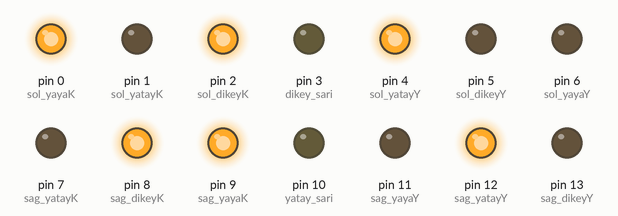
Bench run of a sketch on a simulated Arduino Uno, built with avr-gcc and run on an emulated ATmega328P. Shown: output pins drawn as LEDs (lit = HIGH).

Above: at 1.5 s.
At 5.9 s:
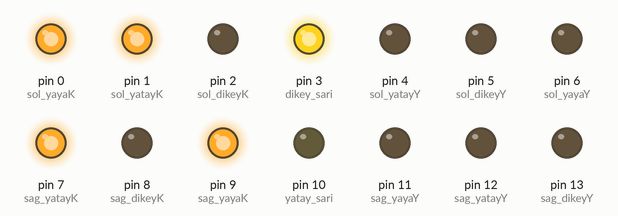
At 7.7 s:
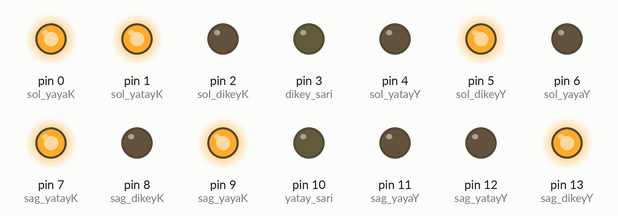
At 10.8 s:
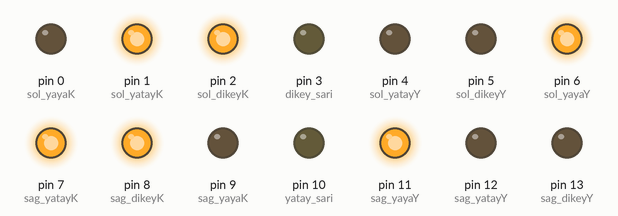
At 15.7 s:
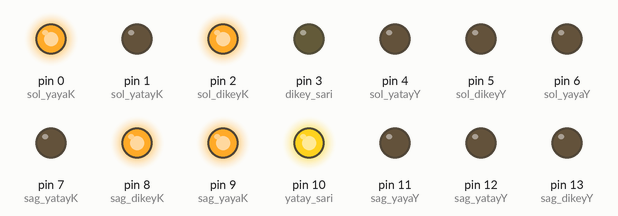
Timing chart, 0 to 16.1 s (numbered marks = the images above):
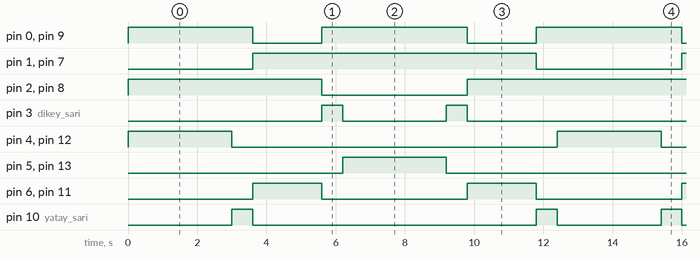

The sketch:

arducode.ino
```cpp
int sag_yayaY=11;
int sag_dikeyY=13;
int sag_yatayY=12;
int sag_yayaK=9;
int sag_yatayK=7;
int yatay_sari=10;
int sag_dikeyK=8;
int sol_dikeyK=2;
int dikey_sari=3;
int sol_yatayK=1;
int sol_yayaY=6;
int sol_yayaK=0;
int sol_dikeyY=5;
int sol_yatayY=4;


void setup() {
 pinMode (sag_yayaY,OUTPUT);

 pinMode (sag_dikeyY,OUTPUT);
 pinMode (sag_yatayY,OUTPUT);
 pinMode (sag_yayaK,OUTPUT);
 pinMode (sag_yatayK,OUTPUT);
 pinMode (dikey_sari,OUTPUT);
 pinMode (sag_dikeyK,OUTPUT);
 pinMode (sol_dikeyK,OUTPUT);
 pinMode (yatay_sari,OUTPUT);
 pinMode (sol_yatayK,OUTPUT);
 pinMode (sol_yayaY,OUTPUT);
 pinMode (sol_yayaK,OUTPUT);
 pinMode (sol_dikeyY,OUTPUT);
 pinMode (sol_yatayY,OUTPUT);


}
void loop() {
 //1.DURUM
 digitalWrite (sag_yatayY,HIGH);
 digitalWrite (sag_yatayK,LOW);
 digitalWrite (sag_dikeyY,LOW);
 digitalWrite (sag_dikeyK,HIGH);
 digitalWrite (sag_yayaY,LOW);
 digitalWrite (sag_yayaK,HIGH);

 digitalWrite (yatay_sari,LOW);
 digitalWrite (dikey_sari,LOW);

 digitalWrite (sol_yatayY,HIGH);
 digitalWrite (sol_yatayK,LOW);

 digitalWrite (sol_dikeyY,LOW);
 digitalWrite (sol_dikeyK,HIGH);
 digitalWrite (sol_yayaY,LOW);
 digitalWrite (sol_yayaK,HIGH);

 delay(3000);
 //2.DURUM
 digitalWrite (sag_yatayY,LOW);
 digitalWrite (sag_yatayK,LOW);
 digitalWrite (sag_dikeyY,LOW);
 digitalWrite (sag_dikeyK,HIGH);
 digitalWrite (sag_yayaY,LOW);
 digitalWrite (sag_yayaK,HIGH);

 digitalWrite (yatay_sari,HIGH);
 digitalWrite (dikey_sari,LOW);

 digitalWrite (sol_yatayY,LOW);
 digitalWrite (sol_yatayK,LOW);
 digitalWrite (sol_dikeyY,LOW);
 digitalWrite (sol_dikeyK,HIGH);
 digitalWrite (sol_yayaY,LOW);
 digitalWrite (sol_yayaK,HIGH);

 delay(600);
 //3.DURUM
 digitalWrite (sag_yatayY,LOW);
 digitalWrite (sag_yatayK,HIGH);
 digitalWrite (sag_dikeyY,LOW);
 digitalWrite (sag_dikeyK,HIGH);
 digitalWrite (sag_yayaY,HIGH);
 digitalWrite (sag_yayaK,LOW);


 digitalWrite (yatay_sari,LOW);
 digitalWrite (dikey_sari,LOW);

 digitalWrite (sol_yatayY,LOW);
 digitalWrite (sol_yatayK,HIGH);
 digitalWrite (sol_dikeyY,LOW);
 digitalWrite (sol_dikeyK,HIGH);
 digitalWrite (sol_yayaY,HIGH);
 digitalWrite (sol_yayaK,LOW);

 delay(2000);
 //4.DURUM
 digitalWrite (sag_yatayY,LOW);
 digitalWrite (sag_yatayK,HIGH);
 digitalWrite (sag_dikeyY,LOW);
 digitalWrite (sag_dikeyK,LOW);
 digitalWrite (sag_yayaY,LOW);
 digitalWrite (sag_yayaK,HIGH);

 digitalWrite (yatay_sari,LOW);
 digitalWrite (dikey_sari,HIGH);

 digitalWrite (sol_yatayY,LOW);
 digitalWrite (sol_yatayK,HIGH);
 digitalWrite (sol_dikeyY,LOW);
 digitalWrite (sol_dikeyK,LOW);
 digitalWrite (sol_yayaY,LOW);
 digitalWrite (sol_yayaK,HIGH);

 delay(600);
 //5.DURUM

 digitalWrite (sag_yatayY,LOW);
 digitalWrite (sag_yatayK,HIGH);
 digitalWrite (sag_dikeyY,HIGH);
 digitalWrite (sag_dikeyK,LOW);
 digitalWrite (sag_yayaY,LOW);
 digitalWrite (sag_yayaK,HIGH);

 digitalWrite (yatay_sari,LOW);
 digitalWrite (dikey_sari,LOW);

 digitalWrite (sol_yatayY,LOW);
 digitalWrite (sol_yatayK,HIGH);
 digitalWrite (sol_dikeyY,HIGH);
 digitalWrite (sol_dikeyK,LOW);
 digitalWrite (sol_yayaY,LOW);
 digitalWrite (sol_yayaK,HIGH);

 delay(3000);
 //6.DURUM
 digitalWrite (sag_yatayY,LOW);
 digitalWrite (sag_yatayK,HIGH);
 digitalWrite (sag_dikeyY,LOW);
 digitalWrite (sag_dikeyK,LOW);
 digitalWrite (sag_yayaY,LOW);
 digitalWrite (sag_yayaK,HIGH);

 digitalWrite (yatay_sari,LOW);
 digitalWrite (dikey_sari,HIGH);

 digitalWrite (sol_yatayY,LOW);
 digitalWrite (sol_yatayK,HIGH);
 digitalWrite (sol_dikeyY,LOW);

 digitalWrite (sol_dikeyK,LOW);
 digitalWrite (sol_yayaY,LOW);
 digitalWrite (sol_yayaK,HIGH);

 delay(600);
 //7.DURUM
 digitalWrite (sag_yatayY,LOW);
 digitalWrite (sag_yatayK,HIGH);
 digitalWrite (sag_dikeyY,LOW);
 digitalWrite (sag_dikeyK,HIGH);
 digitalWrite (sag_yayaY,HIGH);
 digitalWrite (sag_yayaK,LOW);

 digitalWrite (yatay_sari,LOW);
 digitalWrite (dikey_sari,LOW);

 digitalWrite (sol_yatayY,LOW);
 digitalWrite (sol_yatayK,HIGH);
 digitalWrite (sol_dikeyY,LOW);
 digitalWrite (sol_dikeyK,HIGH);
 digitalWrite (sol_yayaY,HIGH);
 digitalWrite (sol_yayaK,LOW);

 delay(2000);
 //8.DURUM
 digitalWrite (sag_yatayY,LOW);
 digitalWrite (sag_yatayK,LOW);
 digitalWrite (sag_dikeyY,LOW);
 digitalWrite (sag_dikeyK,HIGH);
 digitalWrite (sag_yayaY,LOW);
 digitalWrite (sag_yayaK,HIGH);

 digitalWrite (yatay_sari,HIGH);
 digitalWrite (dikey_sari,LOW);

 digitalWrite (sol_yatayY,LOW);
 digitalWrite (sol_yatayK,LOW);
 digitalWrite (sol_dikeyY,LOW);
 digitalWrite (sol_dikeyK,HIGH);
 digitalWrite (sol_yayaY,LOW);
 digitalWrite (sol_yayaK,HIGH);

 delay(600);

}
```

Measured:
- by itself, pin 0 (sol_yayaK), pin 9 (sag_yayaK): repeats every 6.2 s: LOW 2.0 s, HIGH 4.2 s
- by itself, pin 1 (sol_yatayK), pin 7 (sag_yatayK): alternates HIGH for 8.2 s and LOW for 4.2 s
- by itself, pin 2 (sol_dikeyK), pin 8 (sag_dikeyK): repeats every 12.4 s: LOW 4.2 s, HIGH 8.2 s
- by itself, pin 3 (dikey_sari): repeats every 12.4 s: LOW 3.0 s, HIGH 0.60 s, LOW 8.2 s, HIGH 0.60 s
- by itself, pin 4 (sol_yatayY), pin 5 (sol_dikeyY), pin 12 (sag_yatayY), pin 13 (sag_dikeyY): alternates HIGH for 3.0 s and LOW for 9.4 s
- by itself, pin 6 (sol_yayaY), pin 11 (sag_yayaY): alternates HIGH for 2.0 s and LOW for 4.2 s
- by itself, pin 10 (yatay_sari): repeats every 12.4 s: LOW 8.2 s, HIGH 0.60 s, LOW 3.0 s, HIGH 0.60 s
